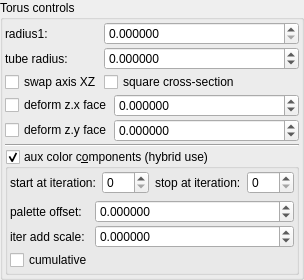
    <widget class="QGroupBox" name="groupBox">
     <property name="title">
      <string>Torus controls</string>
     </property>
     <layout class="QVBoxLayout" name="verticalLayout_3" stretch="0,0,0,0">
      <property name="spacing">
       <number>2</number>
      </property>
      <property name="leftMargin">
       <number>2</number>
      </property>
      <property name="topMargin">
       <number>2</number>
      </property>
      <property name="rightMargin">
       <number>2</number>
      </property>
      <property name="bottomMargin">
       <number>2</number>
      </property>
      <item>
       <layout class="QGridLayout" name="gridLayout_35" columnstretch="0,1">
        <property name="spacing">
         <number>2</number>
        </property>
        <item row="0" column="0">
         <widget class="QLabel" name="label_9">
          <property name="text">
           <string>radius1:</string>
          </property>
         </widget>
        </item>
        <item row="1" column="0">
         <widget class="QLabel" name="label_17">
          <property name="text">
           <string>tube radius:</string>
          </property>
         </widget>
        </item>
        <item row="2" column="0">
         <widget class="MyCheckBox" name="checkBox_transf_function_enabledSw_false">
          <property name="text">
           <string>swap axis XZ</string>
          </property>
         </widget>
        </item>
        <item row="0" column="1">
         <widget class="MyDoubleSpinBox" name="spinbox_transf_offsetT_1">
          <property name="sizePolicy">
           <sizepolicy hsizetype="Minimum" vsizetype="Maximum">
            <horstretch>0</horstretch>
            <verstretch>0</verstretch>
           </sizepolicy>
          </property>
          <property name="prefix">
           <string/>
          </property>
          <property name="suffix">
           <string/>
          </property>
          <property name="decimals">
           <number>6</number>
          </property>
          <property name="minimum">
           <double>0.000000000000000</double>
          </property>
          <property name="maximum">
           <double>99.998999999999995</double>
          </property>
          <property name="singleStep">
           <double>0.100000000000000</double>
          </property>
         </widget>
        </item>
        <item row="1" column="1">
         <widget class="MyDoubleSpinBox" name="spinbox_transf_offset_05">
          <property name="sizePolicy">
           <sizepolicy hsizetype="Minimum" vsizetype="Maximum">
            <horstretch>0</horstretch>
            <verstretch>0</verstretch>
           </sizepolicy>
          </property>
          <property name="prefix">
           <string/>
          </property>
          <property name="suffix">
           <string/>
          </property>
          <property name="decimals">
           <number>6</number>
          </property>
          <property name="minimum">
           <double>-100000.000000000000000</double>
          </property>
          <property name="maximum">
           <double>100000.000000000000000</double>
          </property>
          <property name="singleStep">
           <double>0.100000000000000</double>
          </property>
         </widget>
        </item>
        <item row="2" column="1">
         <widget class="MyCheckBox" name="checkBox_transf_function_enabledJ_false">
          <property name="text">
           <string>square cross-section</string>
          </property>
         </widget>
        </item>
       </layout>
      </item>
      <item>
       <layout class="QGridLayout" name="gridLayout_70" columnstretch="0,0,1">
        <property name="spacing">
         <number>2</number>
        </property>
        <item row="0" column="2">
         <widget class="MyDoubleSpinBox" name="spinbox_transf_scale_0">
          <property name="sizePolicy">
           <sizepolicy hsizetype="Minimum" vsizetype="Maximum">
            <horstretch>0</horstretch>
            <verstretch>0</verstretch>
           </sizepolicy>
          </property>
          <property name="prefix">
           <string/>
          </property>
          <property name="suffix">
           <string/>
          </property>
          <property name="decimals">
           <number>6</number>
          </property>
          <property name="minimum">
           <double>-99.998999999999995</double>
          </property>
          <property name="maximum">
           <double>99.998999999999995</double>
          </property>
          <property name="singleStep">
           <double>0.100000000000000</double>
          </property>
         </widget>
        </item>
        <item row="0" column="1">
         <widget class="MyCheckBox" name="checkBox_transf_function_enabledM_false">
          <property name="text">
           <string>deform z.x face</string>
          </property>
         </widget>
        </item>
        <item row="1" column="1">
         <widget class="MyCheckBox" name="checkBox_transf_function_enabledN_false">
          <property name="text">
           <string>deform z.y face</string>
          </property>
         </widget>
        </item>
        <item row="1" column="2">
         <widget class="MyDoubleSpinBox" name="spinbox_transf_scaleA_0">
          <property name="sizePolicy">
           <sizepolicy hsizetype="Minimum" vsizetype="Maximum">
            <horstretch>0</horstretch>
            <verstretch>0</verstretch>
           </sizepolicy>
          </property>
          <property name="prefix">
           <string/>
          </property>
          <property name="suffix">
           <string/>
          </property>
          <property name="decimals">
           <number>6</number>
          </property>
          <property name="minimum">
           <double>-99.998999999999995</double>
          </property>
          <property name="maximum">
           <double>99.998999999999995</double>
          </property>
          <property name="singleStep">
           <double>0.100000000000000</double>
          </property>
         </widget>
        </item>
       </layout>
      </item>
      <item>
       <widget class="Line" name="line">
        <property name="orientation">
         <enum>Qt::Horizontal</enum>
        </property>
       </widget>
      </item>
      <item>
       <widget class="MyGroupBox" name="groupCheck_fold_color_aux_color_enabled_false">
        <property name="title">
         <string>aux color c&amp;omponents (hybrid use)</string>
        </property>
        <property name="checkable">
         <bool>true</bool>
        </property>
        <layout class="QVBoxLayout" name="verticalLayout_12">
         <property name="leftMargin">
          <number>2</number>
         </property>
         <property name="topMargin">
          <number>2</number>
         </property>
         <property name="rightMargin">
          <number>2</number>
         </property>
         <property name="bottomMargin">
          <number>2</number>
         </property>
         <item>
          <layout class="QHBoxLayout" name="horizontalLayout_21" stretch="0,1,0,1">
           <item>
            <widget class="QLabel" name="label_102">
             <property name="text">
              <string>start at iteration:</string>
             </property>
            </widget>
           </item>
           <item>
            <widget class="MySpinBox" name="spinboxInt_fold_color_start_iterations_A">
             <property name="sizePolicy">
              <sizepolicy hsizetype="Minimum" vsizetype="Maximum">
               <horstretch>0</horstretch>
               <verstretch>0</verstretch>
              </sizepolicy>
             </property>
             <property name="minimum">
              <number>0</number>
             </property>
             <property name="maximum">
              <number>999</number>
             </property>
             <property name="value">
              <number>0</number>
             </property>
            </widget>
           </item>
           <item>
            <widget class="QLabel" name="label_74">
             <property name="text">
              <string>stop at iteration:</string>
             </property>
            </widget>
           </item>
           <item>
            <widget class="MySpinBox" name="spinboxInt_fold_color_stop_iterations_A">
             <property name="sizePolicy">
              <sizepolicy hsizetype="Preferred" vsizetype="Maximum">
               <horstretch>0</horstretch>
               <verstretch>0</verstretch>
              </sizepolicy>
             </property>
             <property name="maximum">
              <number>999</number>
             </property>
            </widget>
           </item>
          </layout>
         </item>
         <item>
          <layout class="QGridLayout" name="gridLayout_33" columnstretch="0,1">
           <property name="spacing">
            <number>2</number>
           </property>
           <item row="0" column="0">
            <widget class="QLabel" name="label_291">
             <property name="text">
              <string>palette offset:</string>
             </property>
            </widget>
           </item>
           <item row="0" column="1">
            <widget class="MyDoubleSpinBox" name="spinbox4_fold_color_difs_0000_y">
             <property name="sizePolicy">
              <sizepolicy hsizetype="Minimum" vsizetype="Maximum">
               <horstretch>0</horstretch>
               <verstretch>0</verstretch>
              </sizepolicy>
             </property>
             <property name="prefix">
              <string/>
             </property>
             <property name="suffix">
              <string/>
             </property>
             <property name="decimals">
              <number>6</number>
             </property>
             <property name="minimum">
              <double>-100.000000000000000</double>
             </property>
             <property name="maximum">
              <double>100.000000000000000</double>
             </property>
             <property name="singleStep">
              <double>0.100000000000000</double>
             </property>
            </widget>
           </item>
           <item row="1" column="0">
            <widget class="QLabel" name="label_292">
             <property name="text">
              <string>iter add scale:</string>
             </property>
            </widget>
           </item>
           <item row="1" column="1">
            <widget class="MyDoubleSpinBox" name="spinbox_fold_color_difs0">
             <property name="sizePolicy">
              <sizepolicy hsizetype="Minimum" vsizetype="Maximum">
               <horstretch>0</horstretch>
               <verstretch>0</verstretch>
              </sizepolicy>
             </property>
             <property name="prefix">
              <string/>
             </property>
             <property name="suffix">
              <string/>
             </property>
             <property name="decimals">
              <number>6</number>
             </property>
             <property name="minimum">
              <double>-100.000000000000000</double>
             </property>
             <property name="maximum">
              <double>100.000000000000000</double>
             </property>
             <property name="singleStep">
              <double>0.100000000000000</double>
             </property>
            </widget>
           </item>
           <item row="2" column="0">
            <widget class="MyCheckBox" name="checkBox_fold_color_aux_color_enabledB_false">
             <property name="text">
              <string notr="true">cumulative</string>
             </property>
            </widget>
           </item>
          </layout>
         </item>
        </layout>
       </widget>
      </item>
     </layout>
    </widget>
